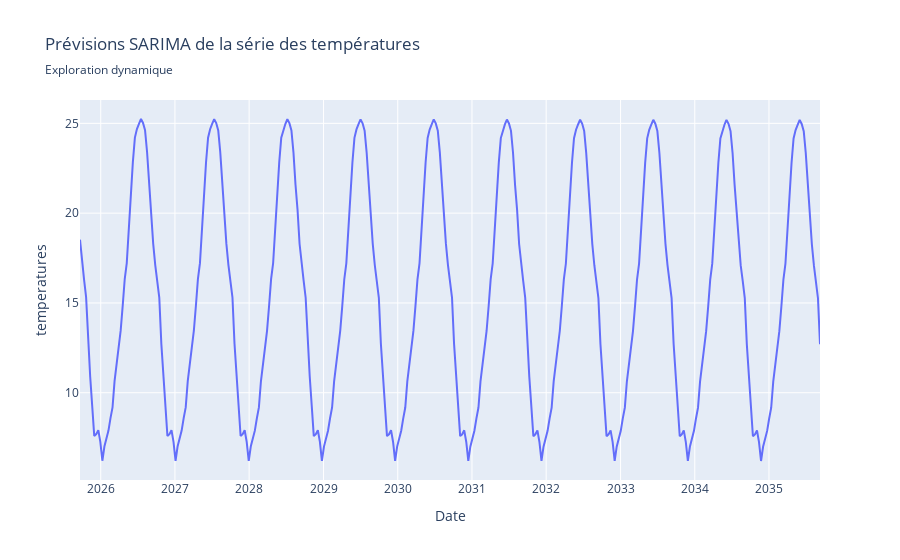

This figure's notebook cell:
### Code cell
fig = px.line(predictions_sarima_df, x=predictions_sarima_df.index, y="temperatures",
              title="Prévisions SARIMA de la série des températures", subtitle = "Exploration dynamique",
              labels={"index":"Date"}, 
             # hover_data=["Date", "T_DECAD"],              
             )
fig.show()

### Figure 1 — Plotly figure (JSON) as saved in the notebook; plotly's stock layout.template omitted (floating-point values rounded to 4 significant figures; data arrays with more than 128 entries replaced by an {"elided": "..."} marker saying what was removed)
{"data": [{"hovertemplate": "Date=%{x}<br>temperatures=%{y}<extra></extra>", "legendgroup": "", "line": {"color": "#636efa", "dash": "solid"}, "marker": {"symbol": "circle"}, "mode": "lines", "name": "", "orientation": "v", "showlegend": false, "type": "scatter", "x": {"elided": "365 str values"}, "xaxis": "x", "y": {"elided": "365 float values"}, "yaxis": "y"}], "layout": {"legend": {"tracegroupgap": 0}, "title": {"subtitle": {"text": "Exploration dynamique"}, "text": "Prévisions SARIMA de la série des températures"}, "xaxis": {"anchor": "y", "domain": [0, 1], "title": {"text": "Date"}}, "yaxis": {"anchor": "x", "domain": [0, 1], "title": {"text": "temperatures"}}}}
